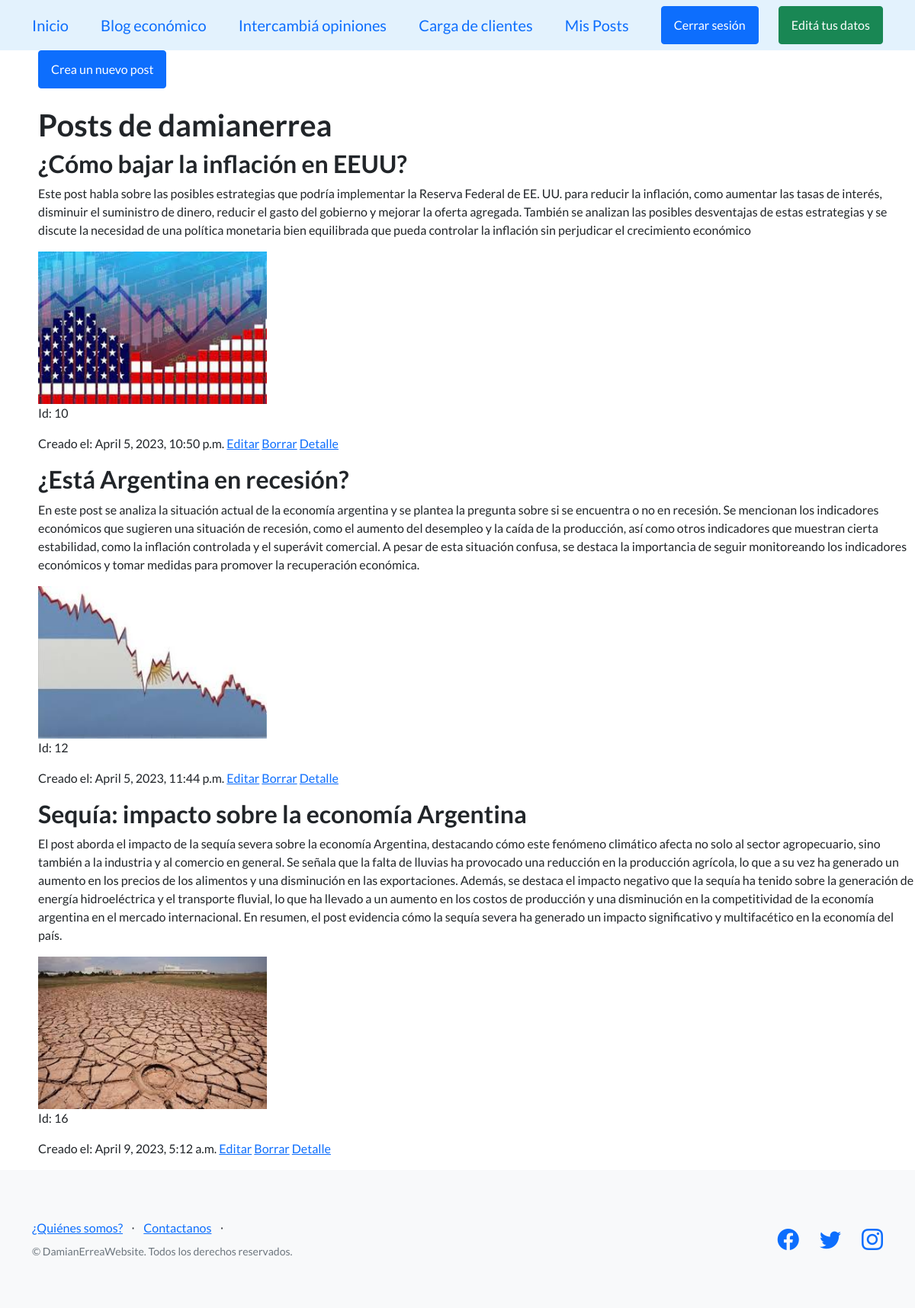
Screenshot of /usuario/ (signed in) with the database file from the repository.
### AppCoder/models.py (models this page shows, shortened)
class Post(models.Model):
    title = models.CharField(max_length=200)
    resumen=models.TextField(max_length=3000, default='')
    content = models.TextField()
    image = models.ImageField(upload_to='post_images/', blank=True, null=True)
    created_at = models.DateTimeField(auto_now_add=True)
    author = models.ForeignKey(User, on_delete=models.CASCADE)

### AppCoder/views.py (the view)
# urls.py: path('usuario/', user_posts, name='user_posts'),
@login_required
def user_posts(request):
    user = request.user
    posts = Post.objects.filter(author=user)
    return render(request, 'AppCoder/user_posts.html', {'posts': posts})

### AppCoder/templates/AppCoder/user_posts.html
{% extends "AppCoder/base.html" %}
{% load static %}
{% block contenido_que_cambia %}
<a href="{% url 'form_post' %}">
  <button class="btn btn-primary" style="margin-left:50px;">
    Crea un nuevo post
  </button>
</a>
<div style="margin-left: 50px;">
<br>
  <h1>Posts de {{ user.username }}</h1>
  {% for post in posts %}
    <div class="post">
      <h2>{{ post.title }}</h2>
      <p>{{ post.resumen }}</p>
      {% if post.image %}
        <img src="{{ post.image.url }}" alt="{{ post.title }}"  width="300" height="200">
      {% endif %}
      <p> Id: {{ post.pk }}</p>
      <p> Creado el: {{post.created_at}}
        <a href="{% url 'Edit_post' post.pk %}">Editar</a>
        <a href="{% url 'Delete_post' post.pk %}">Borrar</a>
        <a href="{% url 'Detalle' post.pk %}">Detalle</a>
    </div>
  {% empty %}
    <p>No se encontraron publicaciones.</p>
  {% endfor %}
</div>
  {% endblock contenido_que_cambia %}

### rows the page displays
Post: title "¿Cómo bajar la inflación en EEUU?", resumen "Este post habla sobre las posibles estrategias que podría implementar la Reserva Federal de EE. UU. para reducir la inflación, como aumentar las tasas de interés, disminuir el suministro de dinero, reducir el gasto del gobierno y mejorar la oferta agregada. También se analizan las posibles desventajas de estas estrategias y se discute la necesidad de una política monetaria bien equilibrada que pueda controlar la inflación sin perjudicar el crecimiento económico", image (picture), pk "10", created_at "April 5, 2023, 10:50 p.m."
Post: title "¿Está Argentina en recesión?", resumen "En este post se analiza la situación actual de la economía argentina y se plantea la pregunta sobre si se encuentra o no en recesión. Se mencionan los indicadores económicos que sugieren una situación de recesión, como el aumento del desempleo y la caída de la producción, así como otros indicadores que muestran cierta estabilidad, como la inflación controlada y el superávit comercial. A pesar de esta situación confusa, se destaca la importancia de seguir monitoreando los indicadores económicos y tomar medidas para promover la recuperación económica.", image (picture), pk "12", created_at "April 5, 2023, 11:44 p.m."
Post: title "Sequía: impacto sobre la economía Argentina", resumen "El post aborda el impacto de la sequía severa sobre la economía Argentina, destacando cómo este fenómeno climático afecta no solo al sector agropecuario, sino también a la industria y al comercio en general. Se señala que la falta de lluvias ha provocado una reducción en la producción agrícola, lo que a su vez ha generado un aumento en los precios de los alimentos y una disminución en las exportaciones. Además, se destaca el impacto negativo que la sequía ha tenido sobre la generación de energía hidroeléctrica y el transporte fluvial, lo que ha llevado a un aumento en los costos de producción y una disminución en la competitividad de la economía argentina en el mercado internacional. En…", image (picture), pk "16", created_at "April 9, 2023, 5:12 a.m."

### other values shown
{{ user.username }} "damianerrea"
